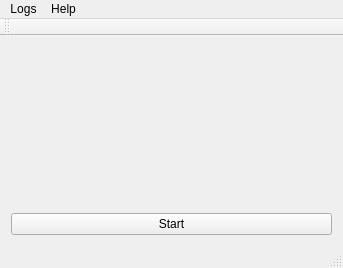
<?xml version="1.0" encoding="UTF-8"?>
<ui version="4.0">
 <class>ChatServerClass</class>
 <widget class="QMainWindow" name="ChatServerClass">
  <property name="geometry">
   <rect>
    <x>0</x>
    <y>0</y>
    <width>343</width>
    <height>268</height>
   </rect>
  </property>
  <property name="windowTitle">
   <string>ChatServer</string>
  </property>
  <widget class="QWidget" name="centralWidget">
   <layout class="QGridLayout" name="gridLayout_2">
    <item row="0" column="0">
     <layout class="QGridLayout" name="gridLayout">
      <item row="0" column="0">
       <widget class="QLabel" name="label">
        <property name="text">
         <string/>
        </property>
       </widget>
      </item>
      <item row="1" column="0">
       <widget class="QPushButton" name="pushButton">
        <property name="text">
         <string>Start</string>
        </property>
       </widget>
      </item>
     </layout>
    </item>
   </layout>
  </widget>
  <widget class="QMenuBar" name="menuBar">
   <property name="geometry">
    <rect>
     <x>0</x>
     <y>0</y>
     <width>343</width>
     <height>21</height>
    </rect>
   </property>
   <widget class="QMenu" name="menuLogs">
    <property name="title">
     <string>Logs</string>
    </property>
    <addaction name="actionOpen"/>
   </widget>
   <widget class="QMenu" name="menuHelp">
    <property name="title">
     <string>Help</string>
    </property>
    <addaction name="actionF1"/>
   </widget>
   <addaction name="menuLogs"/>
   <addaction name="menuHelp"/>
  </widget>
  <widget class="QToolBar" name="mainToolBar">
   <attribute name="toolBarArea">
    <enum>TopToolBarArea</enum>
   </attribute>
   <attribute name="toolBarBreak">
    <bool>false</bool>
   </attribute>
  </widget>
  <widget class="QStatusBar" name="statusBar"/>
  <action name="actionOpen">
   <property name="text">
    <string>Open</string>
   </property>
  </action>
  <action name="actionF1">
   <property name="text">
    <string>F1</string>
   </property>
  </action>
 </widget>
 <layoutdefault spacing="6" margin="11"/>
 <resources>
  <include location="ChatServer.qrc"/>
 </resources>
 <connections/>
</ui>
